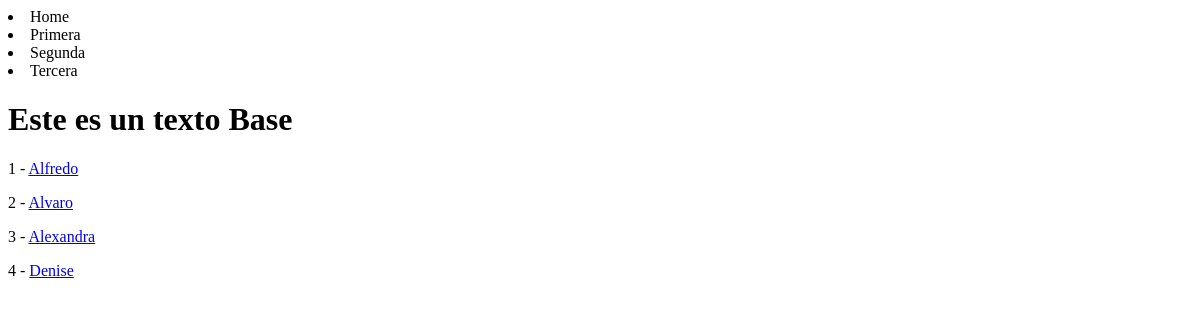
The app's page /personas/oldList, older data.
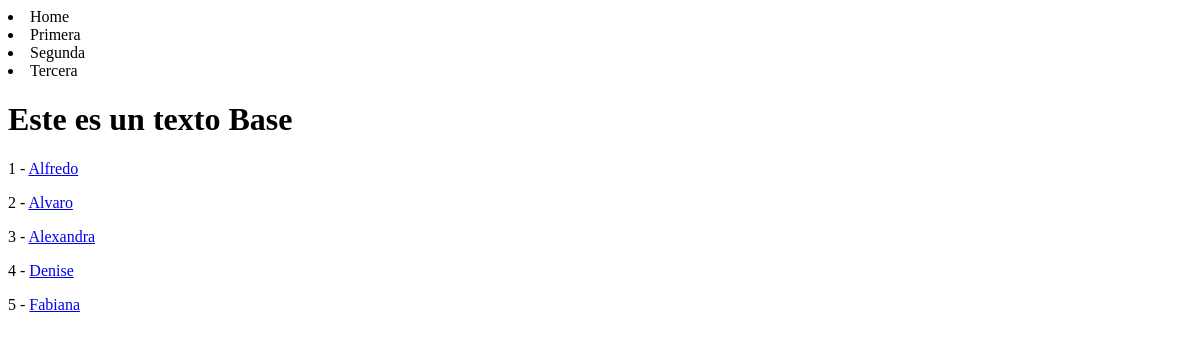
The same page, newer data.
### personas/models.py (models this page shows)
class Persona(models.Model):
    nombres   = models.TextField()
    apellidos = models.TextField()
    edad      = models.IntegerField()
    donador   = models.BooleanField(default=True)
    def get_absolute_url(self):
        return reverse('personas:persona-detail', kwargs={'pk': self.id})

### personas/views.py (the view)
# urls.py: path('oldList', personasListView, name = 'listing'),
def personasListView(request):
    queryset = Persona.objects.all()
    context = {
        'objectList': queryset,
    }
    return render(request, 'personas/personasLista.html', context)

### personas/templates/personas/personasLista.html
{% extends 'base.html' %}
{% block content %}
{% for instance in objectList %}
<p>
  {{ instance.id }}
  -
  <a href="{{ instance.get_absolute_url }}">
    {{instance.nombres}}
  </a>
</p>
{% endfor %}
{% endblock %}

Row changes from the older to the newer data that the page shows:
added Persona: id "5", nombres "Fabiana"
